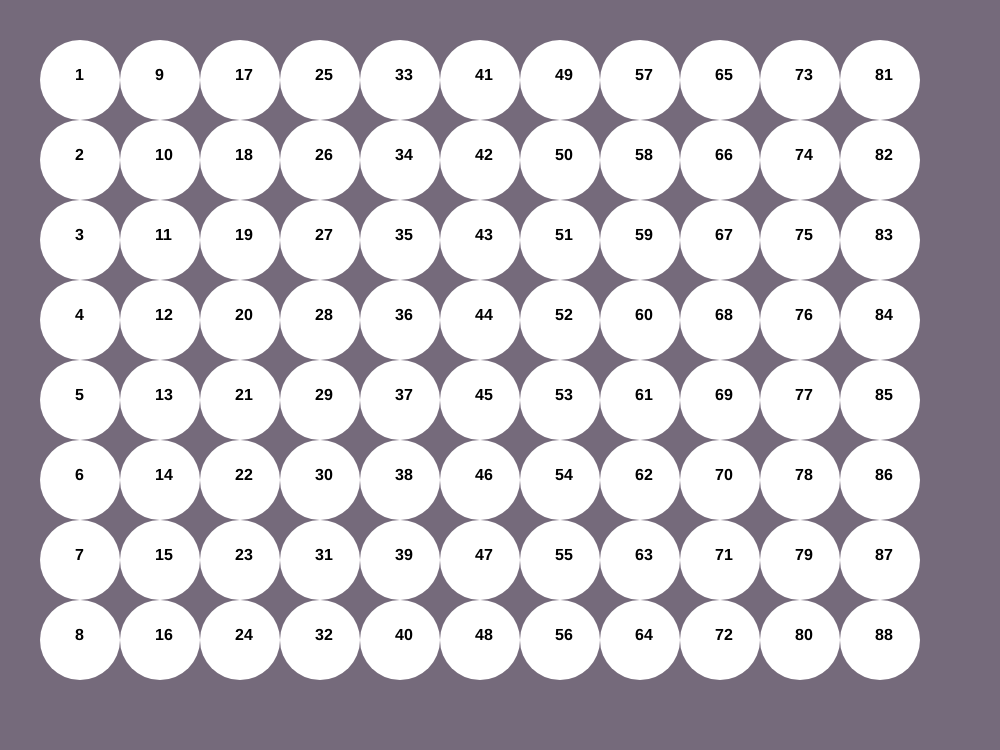
Frame 1 (no input)
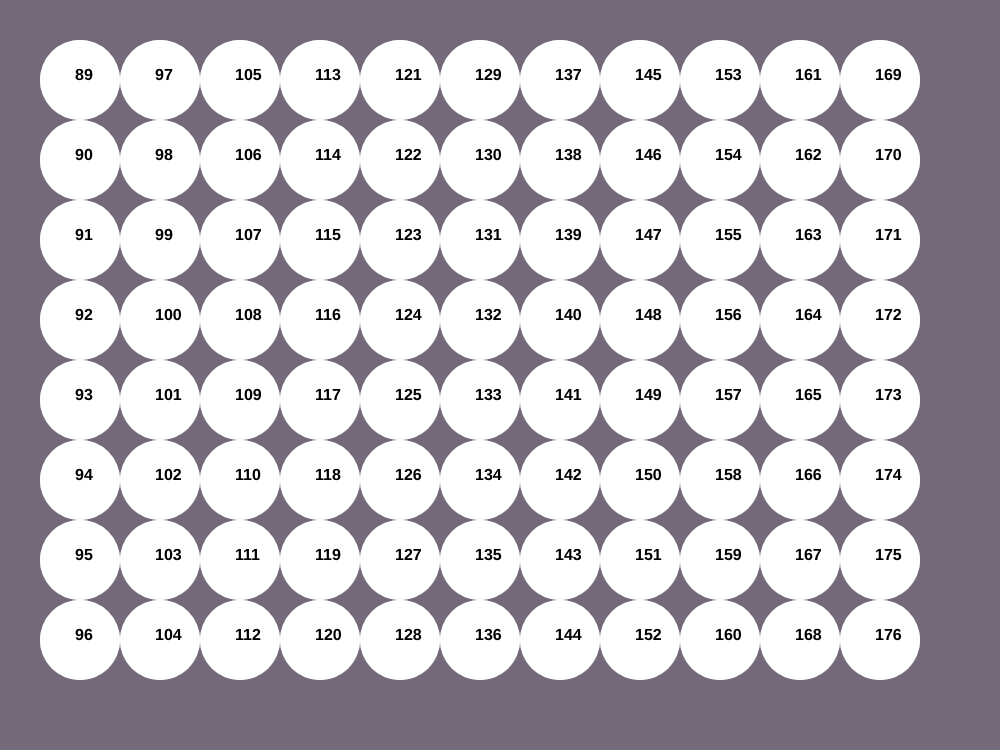
Frame 2 (the mouse pressed at the canvas centre, redrawn once)

The p5.js sketch that drew these frames (run headless with seeded random() and noise() and a simulated clock; the mouse was pressed at the canvas centre and the sketch redrawn once):

// p5.js sketch
// ── sketch.js
let canvasWidth = 1000;
let canvasHeight = 750;
let circleSize = 80;
let count = 0;


function setup() {
  var canvas = createCanvas(canvasWidth, canvasHeight);
  background("rgba(59, 43, 68,0.7)");
  textStyle(BOLD);
  textSize(16);
  noStroke();
  noLoop();
}

function draw() {

    for (let x = circleSize; x <= canvasWidth - circleSize; x += circleSize) {
      for (
        let y = circleSize;
        y <= canvasHeight - circleSize;
        y += circleSize
      ) {
        count++;
        for (let d = 0; d <= circleSize; d += circleSize) {
          ellipse(x, y, d);

        }
         text(count,x-5,y);
      }
    }
}
